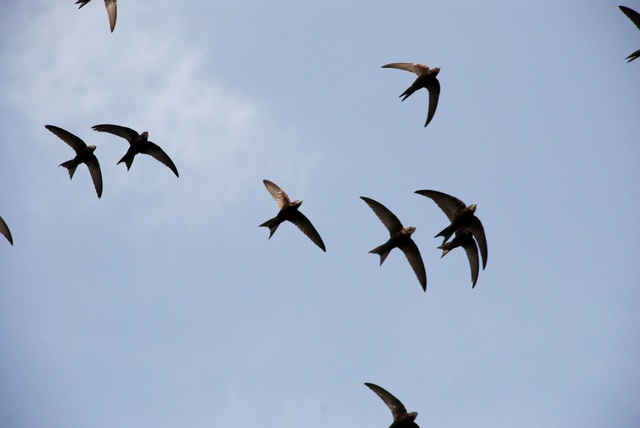
%> input picture lab4-6/ptaki2.jpg, 640 x 428 px
$ octave lab62.m   (GNU Octave 9; MATLAB toolbox functions it lacks are replaced by stand-ins)
%> lines starting %> are read from the running program, lines starting %| are printed output that depends on the picture; in (x1, y1, x2, y2) boxes, pixels count from 0 and x2, y2 are one past the last pixel; in counts of white or black regions, pixels touching at a corner belong together; the program's own positions count from 1
clear; clc; close all;

im = rgb2gray(double(imread('ptaki2.jpg')) / 255.0);
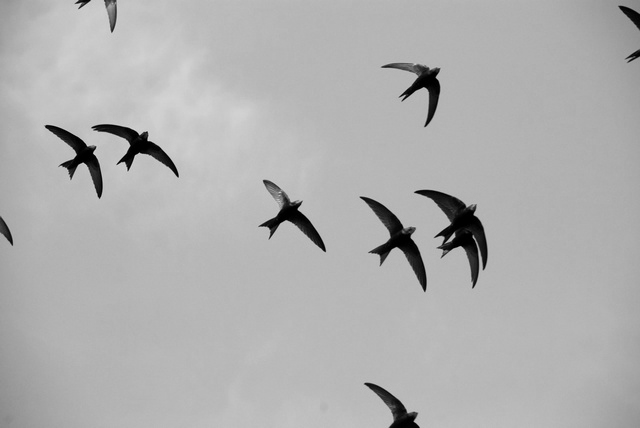
%> im: size 428x640 double; min 0, max 0.847, mean 0.691
im2 = double(imread('ptaki.jpg')) / 255.0;
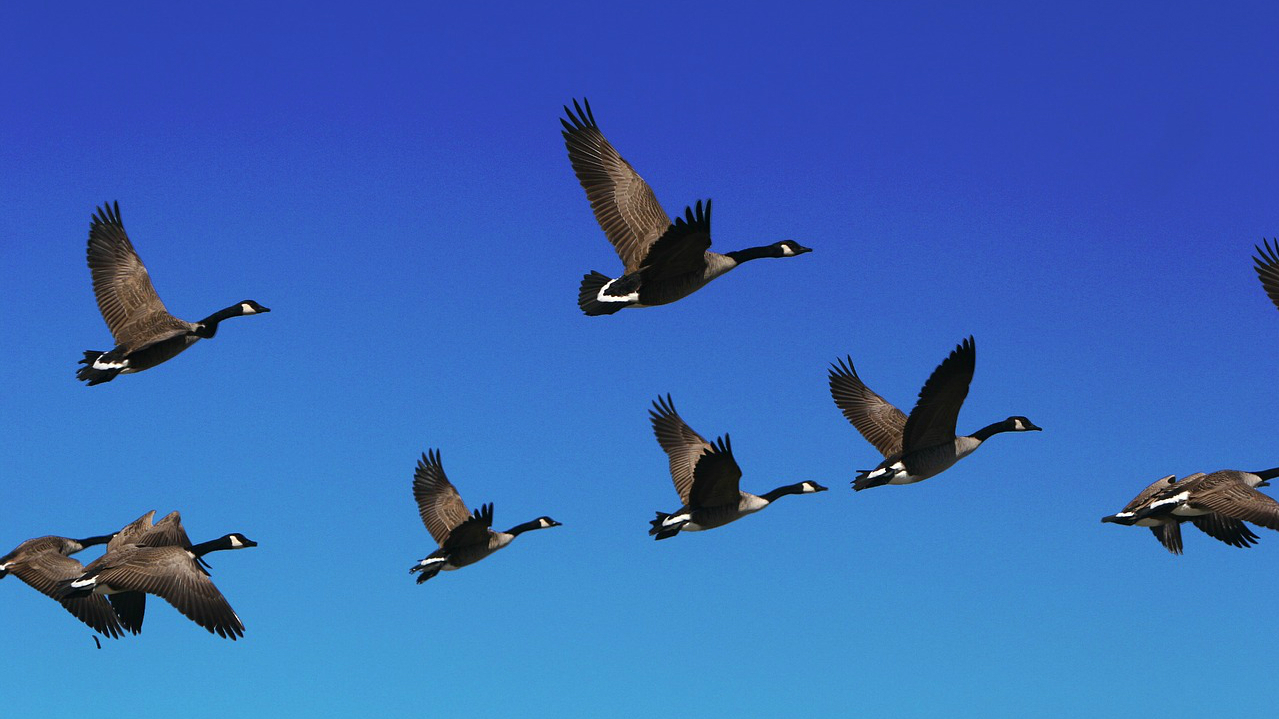
%> input picture lab4-6/ptaki.jpg, 1279 x 719 px

figure;

bim = ~imbinarize(im);
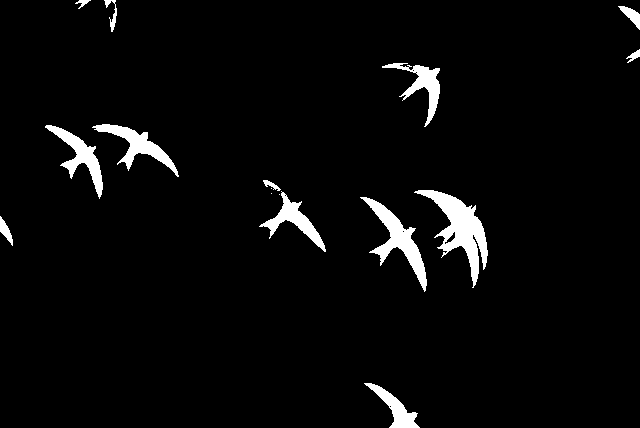
%> bim: size 428x640 logical; 3.7% white; 16 white regions (3 under 20 px), largest, box (x1, y1, x2, y2) and area: (414, 190, 488, 288) 2415, (360, 197, 427, 292) 1667, (92, 124, 179, 177) 1238
bim = imopen(bim, ones(7));
%> bim: size 428x640 logical; 2.9% white; 10 white regions, largest, box (x1, y1, x2, y2) and area: (426, 190, 487, 277) 2053, (370, 201, 426, 282) 1477, (98, 124, 169, 163) 1046
bim = imclose(bim, ones(7));
%> bim: size 428x640 logical; 3% white; 9 white regions, largest, box (x1, y1, x2, y2) and area: (426, 190, 487, 277) 2168, (370, 201, 426, 282) 1488, (98, 124, 169, 163) 1053
l = bwlabel(bim);
%> l: size 428x640 double; 10 distinct labels, from 0 to 9

rbim =  imbinarize(im2(:,:,1));
%> rbim: size 719x1279 logical; 2% white; 439 white regions (395 under 20 px), largest, box (x1, y1, x2, y2) and area: (101, 511, 211, 590) 3299, (604, 145, 667, 262) 2366, (100, 247, 167, 334) 2126
bbim =  imbinarize(im2(:,:,3));
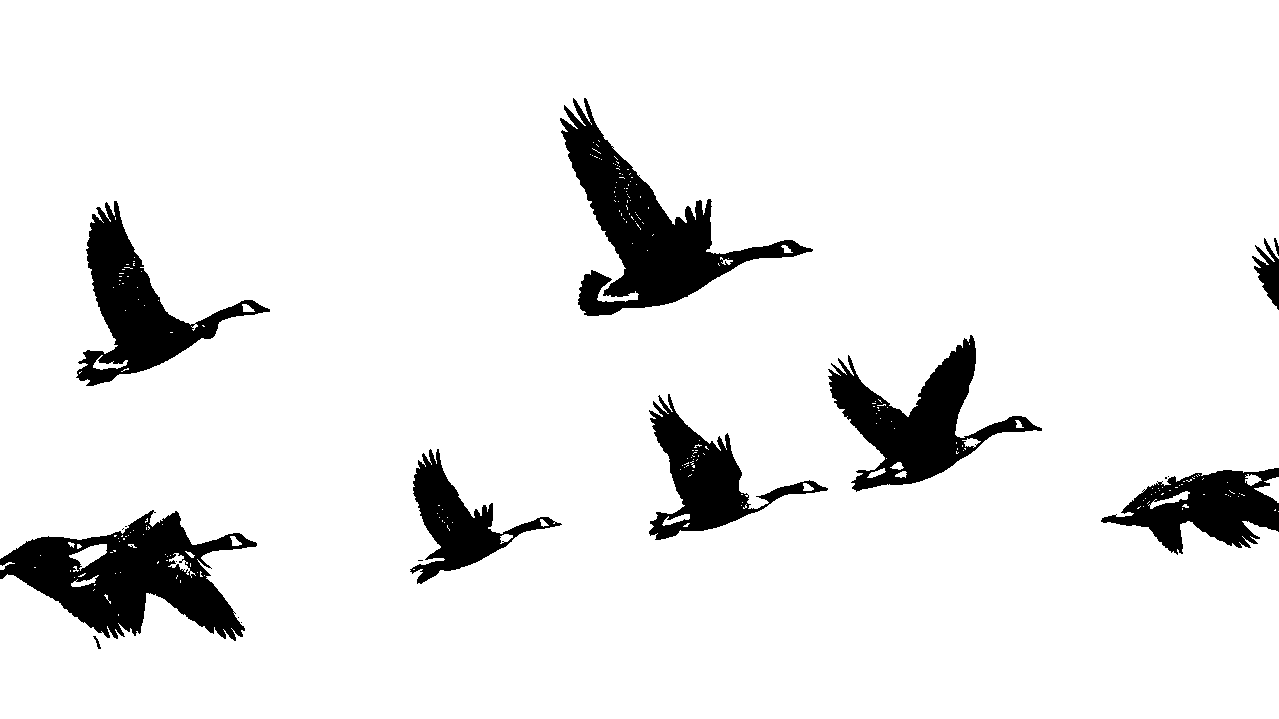
%> bbim: size 719x1279 logical; 91.5% white; 18 black regions (8 under 20 px), largest, box (x1, y1, x2, y2) and area: (560, 98, 813, 316) 16447, (0, 510, 257, 641) 16225, (828, 335, 1042, 492) 11628
bim2 = rbim |~ bbim;
%> bim2: size 719x1279 logical; 9% white; 14 white regions (4 under 20 px), largest, box (x1, y1, x2, y2) and area: (0, 510, 257, 642) 17155, (560, 98, 813, 316) 17017, (828, 335, 1042, 492) 12078
bim2 = imopen(bim2, ones(7));
%> bim2: size 719x1279 logical; 8.6% white; 8 white regions, largest, box (x1, y1, x2, y2) and area: (0, 513, 250, 633) 16736, (564, 125, 803, 316) 16242, (832, 345, 1033, 490) 11625
bim2 = imclose(bim2, ones(7));
%> bim2: size 719x1279 logical; 8.6% white; 8 white regions, largest, box (x1, y1, x2, y2) and area: (0, 513, 250, 633) 16852, (564, 125, 803, 316) 16316, (832, 345, 1033, 490) 11653
l2 = bwlabel(bim2);
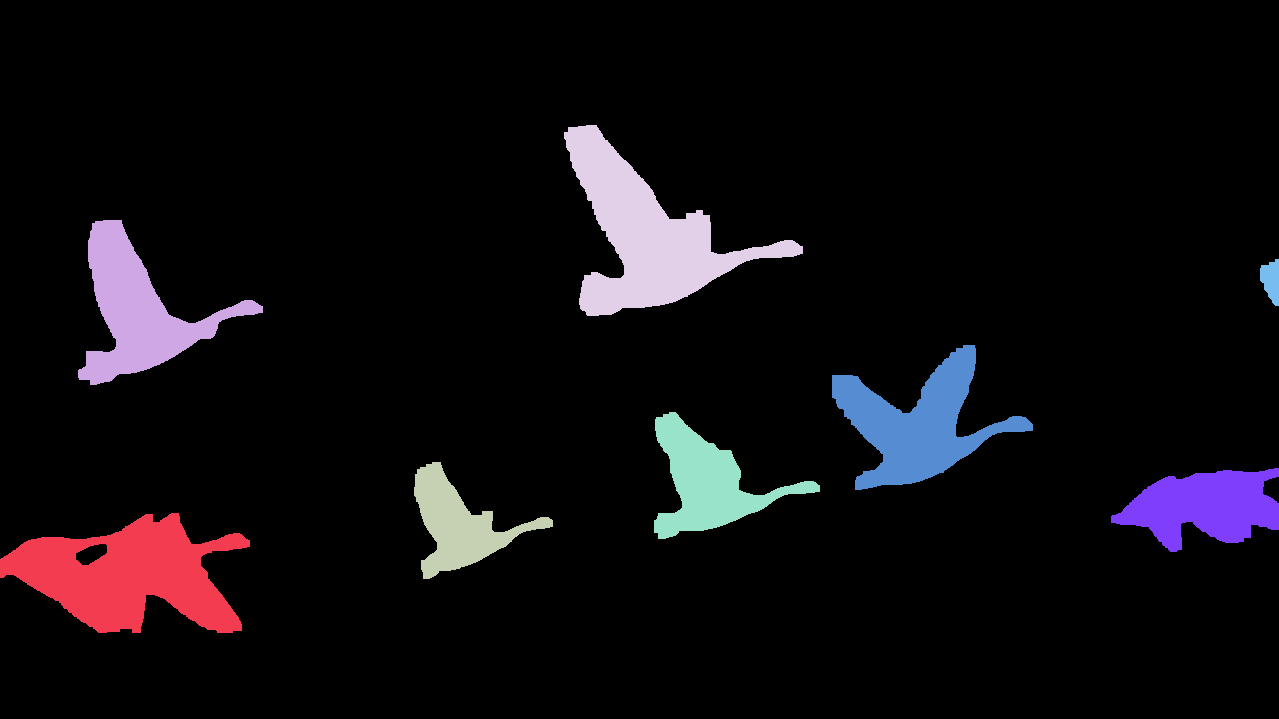
%> l2: size 719x1279 double; 9 distinct labels, from 0 to 8; one colour per label, 0 black

% usuwanie obiektow po ich polu
t = 750;
for i=1 : max(l, [], 'all')
    a = regionprops(l == i, 'Area');
    if a.Area < t
        l(l == i) = 0;
    end
end
%> this loop made 9 passes
%> a on passes 1 to 9: {Area 88}, {Area 1006}, {Area 1053}, {Area 814}, {Area 1488}, {Area 683}, {Area 668}, {Area 2168}, {Area 167}
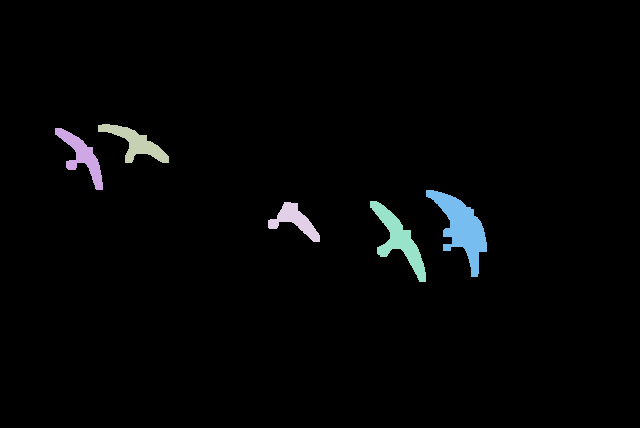
%> l: size 428x640 double; 6 distinct labels, from 0 to 8; one colour per label, 0 black
for i=1 : max(l2, [], 'all')
    a = regionprops(l2 == i, 'Area');
    if a.Area < t
        l2(l2 == i) = 0;
    end
end
%> this loop made 8 passes
%> a on passes 1 to 8: {Area 16852}, {Area 10865}, {Area 6130}, {Area 16316}, {Area 8003}, {Area 11653}, {Area 8617}, {Area 629}
%> l2: size 719x1279 double; 8 distinct labels, from 0 to 7

bim = l > 0;
%> bim: size 428x640 logical; 2.4% white; 5 white regions, box (x1, y1, x2, y2) and area: (426, 190, 487, 277) 2168, (370, 201, 426, 282) 1488, (98, 124, 169, 163) 1053, (55, 128, 103, 190) 1006, (268, 202, 320, 242) 814
l = bwlabel(bim);
%> l: size 428x640 double; 6 distinct labels, from 0 to 5
bim2 = l2 > 0;
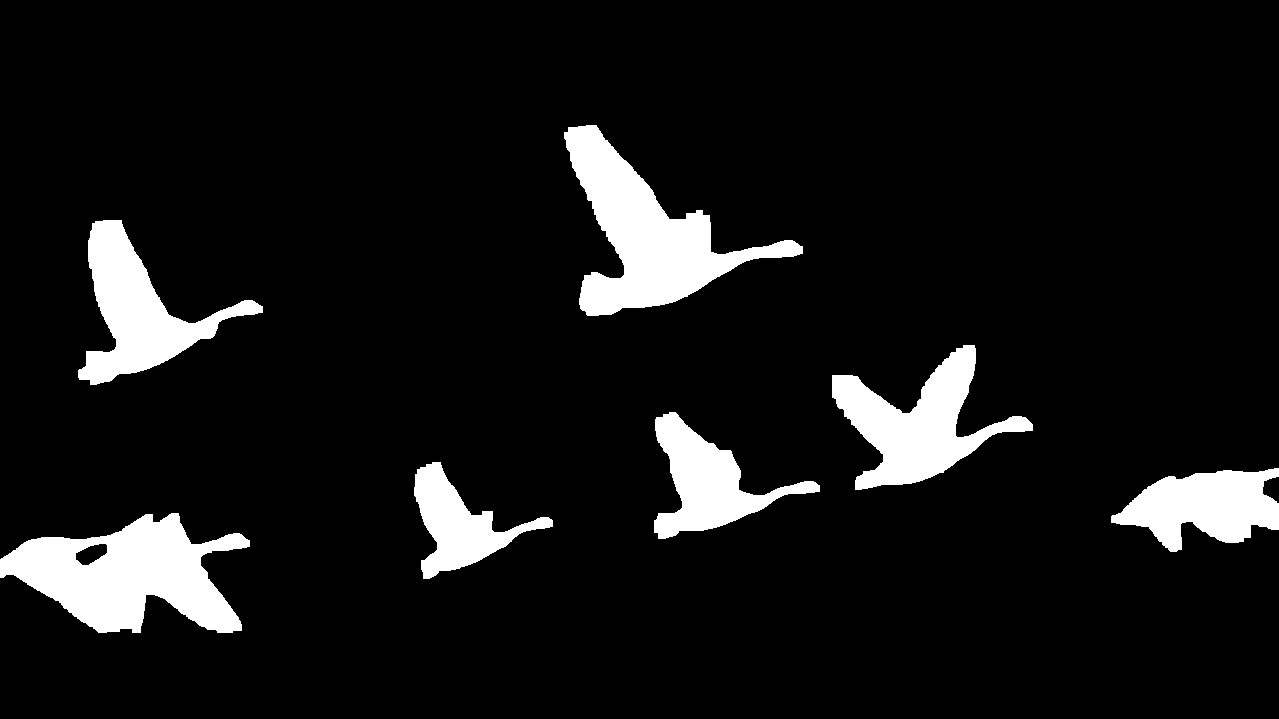
%> bim2: size 719x1279 logical; 8.5% white; 7 white regions, largest, box (x1, y1, x2, y2) and area: (0, 513, 250, 633) 16852, (564, 125, 803, 316) 16316, (832, 345, 1033, 490) 11653
l2 = bwlabel(bim2);

fim = {@AO5RBlairBliss, @AO5RCircularityL, @AO5RCircularityS, @AO5RDanielsson, @AO5RFeret, @AO5RHaralick, @AO5RMalinowska, @AO5RShape};
fm = length(fim);

fn = max(l, [], 'all');
%> fn = 5
M = zeros(fm, fn);
imshow(l);
fn2 = max(l2, [], 'all');
%> fn2 = 7
M2 = zeros(fm, fn2);

% Tworzymy macierz naszych wspol. dla kazdej gesi
for i = 1:fn
    for j = 1:fm
%> (the run ends here)
